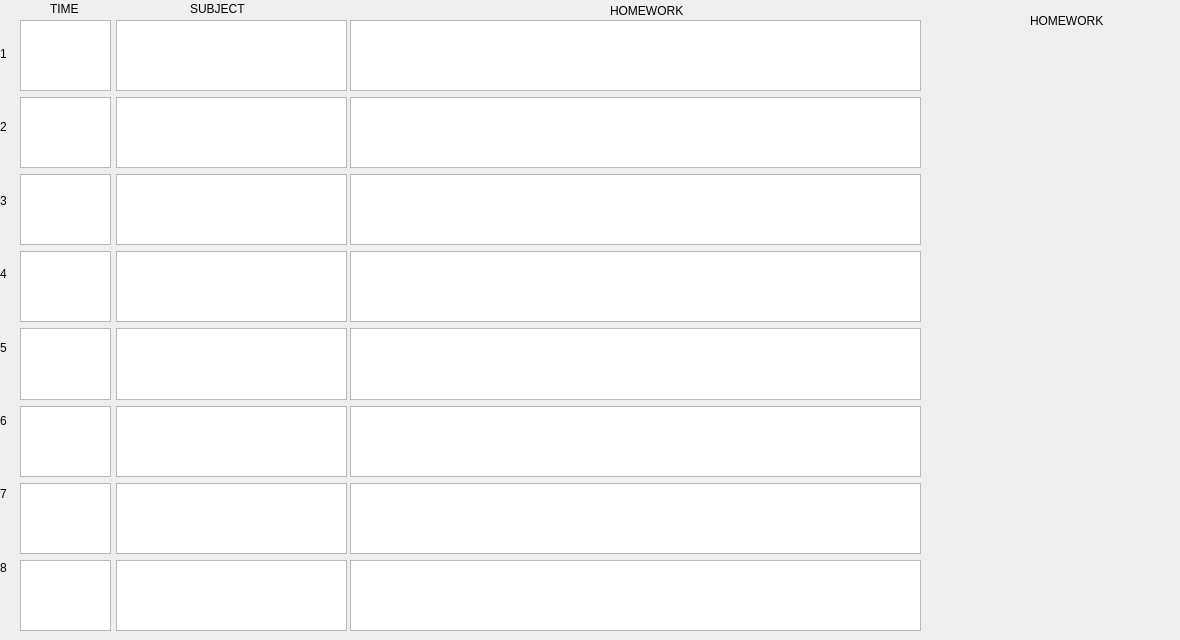
     <widget class="QWidget" name="tab_2">
      <attribute name="title">
       <string>Tuesday</string>
      </attribute>
      <widget class="QWidget" name="verticalLayoutWidget_6">
       <property name="geometry">
        <rect>
         <x>350</x>
         <y>20</y>
         <width>571</width>
         <height>611</height>
        </rect>
       </property>
       <layout class="QVBoxLayout" name="verticalLayout_6">
        <item>
         <widget class="QTextEdit" name="textEdit_33"/>
        </item>
        <item>
         <widget class="QTextEdit" name="textEdit_34"/>
        </item>
        <item>
         <widget class="QTextEdit" name="textEdit_35"/>
        </item>
        <item>
         <widget class="QTextEdit" name="textEdit_36"/>
        </item>
        <item>
         <widget class="QTextEdit" name="textEdit_37"/>
        </item>
        <item>
         <widget class="QTextEdit" name="textEdit_38"/>
        </item>
        <item>
         <widget class="QTextEdit" name="textEdit_39"/>
        </item>
        <item>
         <widget class="QTextEdit" name="textEdit_40"/>
        </item>
       </layout>
      </widget>
      <widget class="QWidget" name="verticalLayoutWidget_2">
       <property name="geometry">
        <rect>
         <x>0</x>
         <y>20</y>
         <width>21</width>
         <height>581</height>
        </rect>
       </property>
       <layout class="QVBoxLayout" name="verticalLayout_2">
        <item>
         <widget class="QLabel" name="label_13">
          <property name="text">
           <string>1</string>
          </property>
         </widget>
        </item>
        <item>
         <widget class="QLabel" name="label_14">
          <property name="text">
           <string>2</string>
          </property>
         </widget>
        </item>
        <item>
         <widget class="QLabel" name="label_15">
          <property name="text">
           <string>3</string>
          </property>
         </widget>
        </item>
        <item>
         <widget class="QLabel" name="label_16">
          <property name="text">
           <string>4</string>
          </property>
         </widget>
        </item>
        <item>
         <widget class="QLabel" name="label_17">
          <property name="text">
           <string>5</string>
          </property>
         </widget>
        </item>
        <item>
         <widget class="QLabel" name="label_18">
          <property name="text">
           <string>6</string>
          </property>
         </widget>
        </item>
        <item>
         <widget class="QLabel" name="label_19">
          <property name="text">
           <string>7</string>
          </property>
         </widget>
        </item>
        <item>
         <widget class="QLabel" name="label_20">
          <property name="text">
           <string>8</string>
          </property>
         </widget>
        </item>
       </layout>
      </widget>
      <widget class="QWidget" name="verticalLayoutWidget_7">
       <property name="geometry">
        <rect>
         <x>116</x>
         <y>20</y>
         <width>231</width>
         <height>611</height>
        </rect>
       </property>
       <layout class="QVBoxLayout" name="verticalLayout_7">
        <item>
         <widget class="QTextEdit" name="textEdit_41"/>
        </item>
        <item>
         <widget class="QTextEdit" name="textEdit_42"/>
        </item>
        <item>
         <widget class="QTextEdit" name="textEdit_43"/>
        </item>
        <item>
         <widget class="QTextEdit" name="textEdit_44"/>
        </item>
        <item>
         <widget class="QTextEdit" name="textEdit_45"/>
        </item>
        <item>
         <widget class="QTextEdit" name="textEdit_46"/>
        </item>
        <item>
         <widget class="QTextEdit" name="textEdit_47"/>
        </item>
        <item>
         <widget class="QTextEdit" name="textEdit_48"/>
        </item>
       </layout>
      </widget>
      <widget class="QWidget" name="verticalLayoutWidget_8">
       <property name="geometry">
        <rect>
         <x>20</x>
         <y>20</y>
         <width>91</width>
         <height>611</height>
        </rect>
       </property>
       <layout class="QVBoxLayout" name="verticalLayout_8">
        <item>
         <widget class="QTextEdit" name="textEdit_49"/>
        </item>
        <item>
         <widget class="QTextEdit" name="textEdit_50"/>
        </item>
        <item>
         <widget class="QTextEdit" name="textEdit_51"/>
        </item>
        <item>
         <widget class="QTextEdit" name="textEdit_52"/>
        </item>
        <item>
         <widget class="QTextEdit" name="textEdit_53"/>
        </item>
        <item>
         <widget class="QTextEdit" name="textEdit_54"/>
        </item>
        <item>
         <widget class="QTextEdit" name="textEdit_55"/>
        </item>
        <item>
         <widget class="QTextEdit" name="textEdit_56"/>
        </item>
       </layout>
      </widget>
      <widget class="QLabel" name="label_60">
       <property name="geometry">
        <rect>
         <x>1030</x>
         <y>10</y>
         <width>141</width>
         <height>21</height>
        </rect>
       </property>
       <property name="text">
        <string>HOMEWORK</string>
       </property>
      </widget>
      <widget class="QLabel" name="label_12">
       <property name="geometry">
        <rect>
         <x>190</x>
         <y>0</y>
         <width>67</width>
         <height>17</height>
        </rect>
       </property>
       <property name="text">
        <string>SUBJECT</string>
       </property>
      </widget>
      <widget class="QLabel" name="label_21">
       <property name="geometry">
        <rect>
         <x>50</x>
         <y>0</y>
         <width>67</width>
         <height>17</height>
        </rect>
       </property>
       <property name="text">
        <string>TIME</string>
       </property>
      </widget>
      <widget class="QLabel" name="label_22">
       <property name="geometry">
        <rect>
         <x>610</x>
         <y>0</y>
         <width>141</width>
         <height>21</height>
        </rect>
       </property>
       <property name="text">
        <string>HOMEWORK</string>
       </property>
      </widget>
     </widget>
